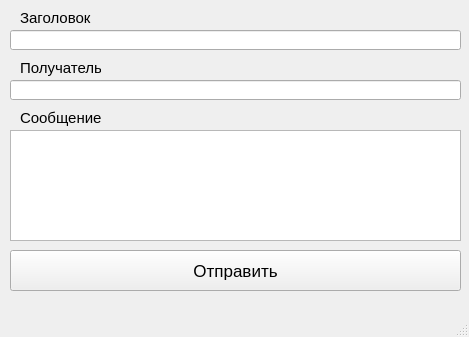
<?xml version="1.0" encoding="UTF-8"?>
<ui version="4.0">
 <class>sendmessage</class>
 <widget class="QMainWindow" name="sendmessage">
  <property name="geometry">
   <rect>
    <x>0</x>
    <y>0</y>
    <width>469</width>
    <height>337</height>
   </rect>
  </property>
  <property name="windowTitle">
   <string>Отправить сообщение</string>
  </property>
  <widget class="QWidget" name="centralwidget">
   <widget class="QPushButton" name="pushButton">
    <property name="geometry">
     <rect>
      <x>10</x>
      <y>250</y>
      <width>451</width>
      <height>41</height>
     </rect>
    </property>
    <property name="font">
     <font>
      <pointsize>13</pointsize>
     </font>
    </property>
    <property name="text">
     <string>Отправить</string>
    </property>
   </widget>
   <widget class="QLabel" name="label">
    <property name="geometry">
     <rect>
      <x>20</x>
      <y>110</y>
      <width>81</width>
      <height>16</height>
     </rect>
    </property>
    <property name="font">
     <font>
      <pointsize>11</pointsize>
     </font>
    </property>
    <property name="text">
     <string>Сообщение</string>
    </property>
   </widget>
   <widget class="QLineEdit" name="lineEdit_2">
    <property name="geometry">
     <rect>
      <x>10</x>
      <y>80</y>
      <width>451</width>
      <height>20</height>
     </rect>
    </property>
   </widget>
   <widget class="QLabel" name="label_2">
    <property name="geometry">
     <rect>
      <x>20</x>
      <y>60</y>
      <width>81</width>
      <height>16</height>
     </rect>
    </property>
    <property name="font">
     <font>
      <pointsize>11</pointsize>
     </font>
    </property>
    <property name="text">
     <string>Получатель</string>
    </property>
   </widget>
   <widget class="QLineEdit" name="lineEdit_3">
    <property name="geometry">
     <rect>
      <x>10</x>
      <y>30</y>
      <width>451</width>
      <height>20</height>
     </rect>
    </property>
   </widget>
   <widget class="QLabel" name="label_3">
    <property name="geometry">
     <rect>
      <x>20</x>
      <y>10</y>
      <width>81</width>
      <height>16</height>
     </rect>
    </property>
    <property name="font">
     <font>
      <pointsize>11</pointsize>
     </font>
    </property>
    <property name="text">
     <string>Заголовок</string>
    </property>
   </widget>
   <widget class="QTextEdit" name="textEdit">
    <property name="geometry">
     <rect>
      <x>10</x>
      <y>130</y>
      <width>451</width>
      <height>111</height>
     </rect>
    </property>
   </widget>
  </widget>
  <widget class="QMenuBar" name="menubar">
   <property name="geometry">
    <rect>
     <x>0</x>
     <y>0</y>
     <width>469</width>
     <height>21</height>
    </rect>
   </property>
  </widget>
  <widget class="QStatusBar" name="statusbar"/>
 </widget>
 <resources/>
 <connections/>
</ui>
